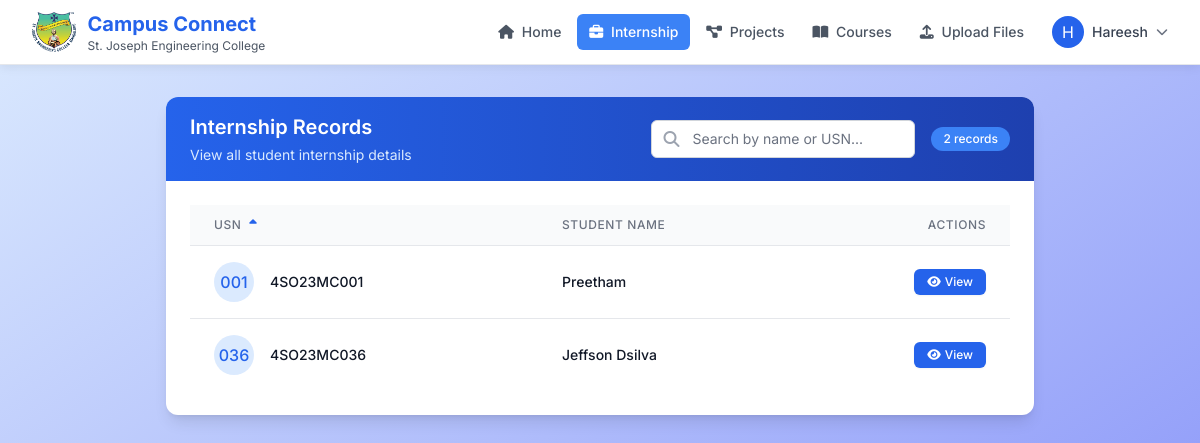
Screenshot of /app/modules/internships/hodviewinternship.php (signed in) with the database file from the repository.
### tables this page shows
CREATE TABLE `internship` (
  `id` int(11) NOT NULL,
  `name` varchar(255) NOT NULL,
  `usn` varchar(255) NOT NULL,
  `role` varchar(255) NOT NULL,
  `phone` varchar(20) NOT NULL,
  `location` varchar(255) NOT NULL,
  `start_date` date NOT NULL,
  `end_date` date NOT NULL,
  `languages_used` text NOT NULL,
  `certificate` longblob DEFAULT NULL
);

### app/modules/internships/hodviewinternship.php (the view, shortened to what this page needs)
<?php
require_once __DIR__ . '/../../views/hodheader.php';
$hodDept = $_SESSION['dept'];
$records_per_page = 10;
$page = isset($_GET['page']) ? (int)$_GET['page'] : 1;
$offset = ($page - 1) * $records_per_page;
$search = isset($_GET['search']) ? $conn->real_escape_string($_GET['search']) : '';
$search_condition = '';
$total_records_query = "SELECT COUNT(*) FROM internship i
                       JOIN students s ON i.usn = s.usn
                       WHERE s.dept_code = ? $search_condition";
$stmt = $conn->prepare($total_records_query);
if (!empty($search)) {
    $stmt->bind_param("sss", $hodDept, $search_param, $search_param);
} else {
    $stmt->bind_param("s", $hodDept);
}
$stmt->execute();
$total_records = $stmt->get_result()->fetch_row()[0];
$sql = "SELECT i.name, i.usn FROM internship i
        JOIN students s ON i.usn = s.usn
        WHERE s.dept_code = ? $search_condition
        ORDER BY i.usn ASC LIMIT ?, ?";
$stmt = $conn->prepare($sql);
if (!empty($search)) {
    $stmt->bind_param("sssii", $hodDept, $search_param, $search_param, $offset, $records_per_page);
} else {
    $stmt->bind_param("sii", $hodDept, $offset, $records_per_page);
}
$stmt->execute();
$result = $stmt->get_result();
?>
<!DOCTYPE html>
<html lang="en">
<head>
    <link href="https://cdnjs.cloudflare.com/ajax/libs/font-awesome/6.4.0/css/all.min.css" rel="stylesheet" />
</head>
<body class="bg-gray-50">
    <main class="mx-auto px-4 py-8 lg:w-3/4 xl:w-3/4 2xl:w-3/4">
        <div class="bg-white rounded-xl shadow-lg overflow-hidden">
            <div class="bg-gradient-to-r from-blue-600 to-blue-800 px-6 py-4">
                <div class="flex flex-col sm:flex-row items-start sm:items-center justify-between gap-4">
                    <div>
                        <h2 class="text-xl font-semibold text-white">Internship Records</h2>
                        <p class="text-blue-100 text-sm mt-1">View all student internship details</p>
                    </div>
                    <div class="flex items-center gap-4 w-full sm:w-auto">
                        <form method="GET" action="" class="flex-1 sm:flex-none">
                            <div class="relative">
                                <div class="absolute inset-y-0 left-0 pl-3 flex items-center pointer-events-none">
                                </div>
                                <input type="text" name="search" value="<?php echo htmlspecialchars($search); ?>"
                                    class="block w-full pl-10 pr-3 py-2 border border-gray-300 rounded-md leading-5 bg-white placeholder-gray-500 focus:outline-none focus:ring-blue-500 focus:border-blue-500 sm:text-sm"
                                    placeholder="Search by name or USN..."
                                    aria-label="Search">
                            </div>
                        </form>
                        <div class="bg-blue-500 text-white px-3 py-1 rounded-full text-xs font-medium whitespace-nowrap">
                            <?php echo $total_records; ?> records
                        </div>
                    </div>
                </div>
            </div>
            <div class="p-6">
                <?php if ($result->num_rows > 0) : ?>
                    <div class="overflow-x-auto">
                        <table class="min-w-full divide-y divide-gray-200">
                            <thead class="bg-gray-50">
                                <tr>
                                    <th scope="col" class="px-6 py-3 text-left text-xs font-medium text-gray-500 uppercase tracking-wider">
                                        USN
                                        <span class="ml-1 text-blue-600">
                                            <i class="fas fa-sort-up"></i>
                                        </span>
                                    </th>
                                    <th scope="col" class="px-6 py-3 text-left text-xs font-medium text-gray-500 uppercase tracking-wider">Student Name</th>
                                    <th scope="col" class="px-6 py-3 text-right text-xs font-medium text-gray-500 uppercase tracking-wider">Actions</th>
                                </tr>
                            </thead>
                            <tbody class="bg-white divide-y divide-gray-200">
                                <?php while ($row = $result->fetch_assoc()) : ?>
                                    <tr class="hover:bg-gray-50 transition-colors duration-150">
                                        <td class="px-6 py-4 whitespace-nowrap">
                                            <div class="flex items-center">
                                                <div class="flex-shrink-0 h-10 w-10 bg-blue-100 rounded-full flex items-center justify-center">
                                                    <span class="text-blue-600 font-medium"><?php echo substr(htmlspecialchars($row["usn"]), -3); ?></span>
                                                </div>
                                                <div class="ml-4">
                                                    <div class="text-sm font-medium text-gray-900"><?php echo htmlspecialchars($row["usn"]); ?></div>
                                                </div>
                                            </div>
                                        </td>
                                        <td class="px-6 py-4 whitespace-nowrap">
                                            <div class="text-sm text-gray-900 font-medium"><?php echo htmlspecialchars($row["name"]); ?></div>
                                        </td>
                                        <td class="px-6 py-4 whitespace-nowrap text-right text-sm font-medium">
                                            <form action="<?= BASE_URL ?>app/modules/internships/hodview_details.php" method="GET" class="inline">
                                                <button type="submit" class="inline-flex items-center px-3 py-1 border border-transparent text-xs font-medium rounded-md shadow-sm text-white bg-blue-600 hover:bg-blue-700 focus:outline-none focus:ring-2 focus:ring-offset-2 focus:ring-blue-500">
                                                    <i class="fas fa-eye mr-1"></i> View
                                                </button>
                                            </form>
                                        </td>
                                    </tr>
                                <?php endwhile; ?>
                            </tbody>
                        </table>
                    </div>
                <?php endif; ?>
            </div>
        </div>
    </main>
</body>
</html>

### app/views/hodheader.php (style rules this page uses)
body { font-family: 'Inter', sans-serif; }

### rows the page displays
internship: usn "001", usn "4SO23MC001", name "Preetham"
internship: usn "036", usn "4SO23MC036", name "Jeffson Dsilva"

### other values shown
$initial "H"
explode(' ', $hodName)[1] "Hareesh"
$total_records "2"
